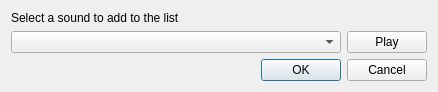
<?xml version="1.0" encoding="UTF-8"?>
<ui version="4.0">
 <class>Dialog</class>
 <widget class="QDialog" name="Dialog">
  <property name="geometry">
   <rect>
    <x>0</x>
    <y>0</y>
    <width>438</width>
    <height>86</height>
   </rect>
  </property>
  <property name="windowTitle">
   <string>Dialog</string>
  </property>
  <layout class="QVBoxLayout" name="verticalLayout">
   <item>
    <widget class="QLabel" name="label">
     <property name="sizePolicy">
      <sizepolicy hsizetype="Preferred" vsizetype="Fixed">
       <horstretch>0</horstretch>
       <verstretch>0</verstretch>
      </sizepolicy>
     </property>
     <property name="text">
      <string>Select a sound to add to the list</string>
     </property>
    </widget>
   </item>
   <item>
    <layout class="QHBoxLayout" name="horizontalLayout">
     <item>
      <widget class="QComboBox" name="comboBox"/>
     </item>
     <item>
      <widget class="QPushButton" name="btn_play">
       <property name="sizePolicy">
        <sizepolicy hsizetype="Fixed" vsizetype="Fixed">
         <horstretch>0</horstretch>
         <verstretch>0</verstretch>
        </sizepolicy>
       </property>
       <property name="text">
        <string>Play</string>
       </property>
      </widget>
     </item>
    </layout>
   </item>
   <item>
    <widget class="QDialogButtonBox" name="buttonBox">
     <property name="standardButtons">
      <set>QDialogButtonBox::Cancel|QDialogButtonBox::Ok</set>
     </property>
    </widget>
   </item>
  </layout>
 </widget>
 <resources/>
 <connections>
  <connection>
   <sender>buttonBox</sender>
   <signal>accepted()</signal>
   <receiver>Dialog</receiver>
   <slot>accept()</slot>
   <hints>
    <hint type="sourcelabel">
     <x>248</x>
     <y>254</y>
    </hint>
    <hint type="destinationlabel">
     <x>157</x>
     <y>274</y>
    </hint>
   </hints>
  </connection>
  <connection>
   <sender>buttonBox</sender>
   <signal>rejected()</signal>
   <receiver>Dialog</receiver>
   <slot>reject()</slot>
   <hints>
    <hint type="sourcelabel">
     <x>316</x>
     <y>260</y>
    </hint>
    <hint type="destinationlabel">
     <x>286</x>
     <y>274</y>
    </hint>
   </hints>
  </connection>
 </connections>
</ui>
